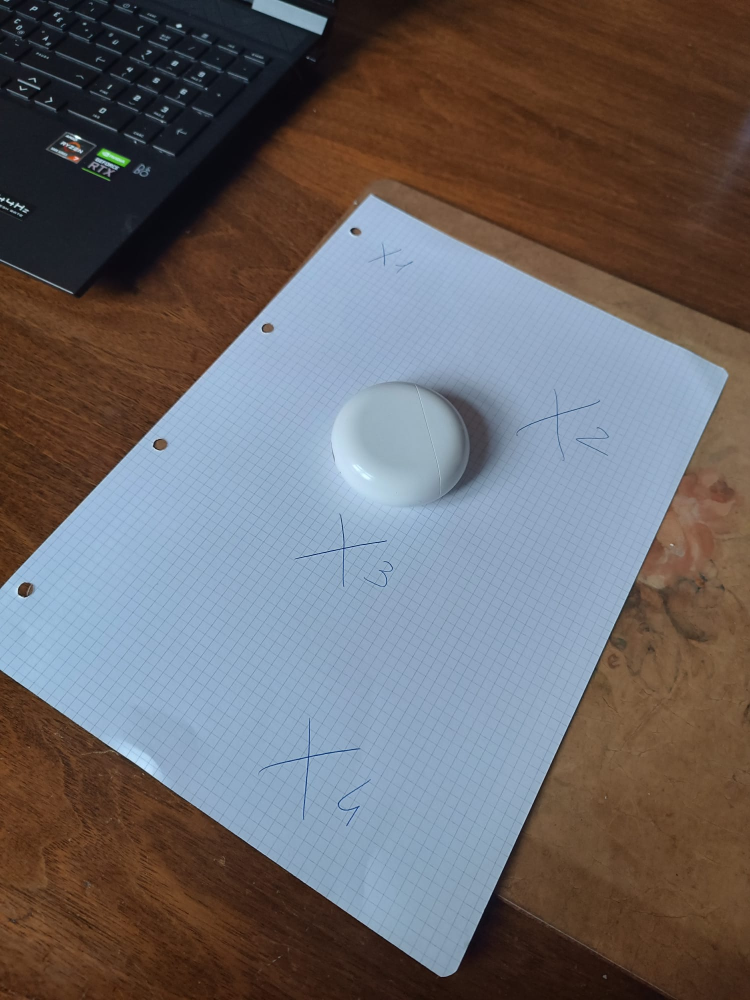
#> input picture images/paper_1.jpg, 1500 x 2000 px (shown at 1/2 size)
$ jupyter execute --allow-errors '2_Rigid and perspective transformations in homogeneous coordinates.ipynb'   (shell and % lines are left out)
#> lines starting #> are read from the running program, lines starting #| are printed output that depends on the picture
### utilis.py
import cv2
import numpy as np
import itertools as it
import scipy.optimize as coolNonLinOptimizer
import matplotlib as plt
import math

#Pi that converts from homogeneous to inhomogeneous coordinates
def Pi(points_homogenous):
    points_inhomogenous = points_homogenous[:-1] / points_homogenous[-1]
    return points_inhomogenous

#PiInv that converts from inhomogeneous to homogeneous coordinates
def PiInv(points_inhomogeneous):
    points_homogeneous=np.vstack((points_inhomogeneous, np.ones(points_inhomogeneous.shape[1])))
    return points_homogeneous

#Construction of 3D points to simulate the projection
def box3d(n: int):
    """
        Description:
    -The box3d function generates a set of 3D coordinates forming a box with lines through its edges and a cross through the middle.

        Parameters:
    - number of points in 3D to convert

    Returns:
    - 15xn 3D points (3, 15xn)
    """
#> called with n = 16
    points = []
    N = tuple(np.linspace(-1, 1, n))
    for i, j in [(-1, -1), (-1, 1), (1, 1), (0, 0)]:
        points.extend(set(it.permutations([(i, )*n, (j, )*n, N])))
    return np.hstack(points)/2

#Returning the projection matrix
def getProjection_Matrix(K: np.ndarray, R: np.ndarray, t: np.ndarray):

    """
        Parameters:
    - K: Camera matrix (3x3)
    - R: Rotation matrix (3x3)
    - t: Translation vector (3x1)

    Returns:
    - P: projection matrix (3x4)
    """
    Rt = np.concatenate((R, t), axis=1)
    P = K @ Rt
    return P

#distorsion function given the projection matrix and the distorsion coefficient
def distort(P, distCoeffs):
    P = Pi(P)
    r = np.linalg.norm(P, axis=0)
    dr = np.zeros(r.shape)
    power = 2
    for k in distCoeffs:
        dr += k * pow(r, power)
        power += 2

    return PiInv(P * (1 + dr))

# [11 lines left out: function projected_points_with_P, not called in this run]

#Projection points with distortion
def projectpoints(K:np.ndarray, R: np.ndarray, t: np.ndarray, Q: np.ndarray, distCoeffs=[], dist = False):
    """
        Parameters:
    - K: Camera matrix (3x3)
    - R: Rotation matrix (3x3)
    - t: Translation vector (3x1)
    - Q: 3xN matrix representing N 3D points in columns
    - distCoeffs: List of distortion coefficients ([])
    - dist: boolean to decide if the distortion is applied

    Returns:
    - 2xN matrix representing the projected 2D points in columns.
    """
    transformation_matrix = np.concatenate((R, t), axis=1)
    projection_matrix = transformation_matrix@PiInv(Q)
    if dist == True:
        distortion = distort(projection_matrix, distCoeffs)
        projection_points = K@distortion
    else:
        projection_points = K@projection_matrix
    return Pi(projection_points)

# [303 lines left out: functions undistortImage, homography_mapping, normalize2d, hest, crossOp, get_B and 5 more, not called in this run]

def epipolar_line(F, q1):
    # returns epipolar line of q1 in camera 2
    return F@q1
#Given 3D points and 2D points, find the Projection Matrix
# [267 lines left out: functions pest, compute_rmse, checkerboard_points, estimate_homographies, estimate_b, form_vi and 5 more, not called in this run]

def gaussian(x,sigma):
    return np.exp(-x**2 / (2*sigma**2))

def gausDerivative(x,sigma):
    return -(x/sigma)*gaussian(x,sigma)

#Smoothing an Image
# [84 lines left out: functions gaussian_smoothing, structure_tensor, harris_measure, corner_detector, not called in this run]

def edge_detection(im, lower_thr, upper_thr):
    edges = cv2.Canny(im, lower_thr, upper_thr)
    return edges

############################################################################
#RANSAC

# Create a line from 2 points
# [460 lines left out: functions est_line, is_inliner, consensus, drawTwo, pca_line, RANSAC_epsilon and 12 more, not called in this run]
#########Second method################
def SampsonsDistance(F, q1, q2):
    return (q2.T@F@q1)**2 / ((q2.T@F)[0][0]**2 + (q2.T@F)[0][1]**2 + (F@q1)[0][0]**2 + (F@q1)[1][0]**2)

# [255 lines left out: functions get_inliers, Fest_8point_A, ransac, sample, get_inliers, ransac and 7 more, not called in this run]

### 2_Rigid and perspective transformations in homogeneous coordinates.ipynb
In these exercises we will assume a modern camera with completely square pixels. What are the
skew parameters then?

The skew parameters typically include:

Horizontal Skew (α): This parameter represents the angle of rotation around the horizontal axis, causing horizontal lines in the scene to appear slanted in the captured image.

Vertical Skew (β): This parameter represents the angle of rotation around the vertical axis, causing vertical lines in the scene to appear slanted in the captured image.

Exercise 2.1
Reuse the box3d function from last week. Assume that f = 600, α = 1, β = 0, and δx = δy = 400.
Given a traditional camera, what is the resolution in pixels?
Also assume R = I, and t = [0, .2, 1.5]T. Use projectpoints from last week, to project the
points.
Are all the points are captured by the image sensor?
Where does the corner P1 = [−0.5,−0.5,−0.5] project to?

[cell 1]
import cv2
import matplotlib.pyplot as plt
import numpy as np
import itertools as it
import utilis

[cell 2]
t=np.array([[0],[.2], [1.5]])
K = np.array([[600, 0, 400], [0, 600, 400], [0, 0, 1]])
R = np.eye(3)
Q= np.array([[-0.5,-0.5,-0.5]]).T
print(utilis.projectpoints(K, R, t, Q))


P = utilis.getProjection_Matrix(K, R, t)
print(P)

Q = utilis.box3d(16)
q = utilis.projectpoints(K, R, t, Q)
#> (the rest of this cell did not finish here and is left out)

Create a new or change your function projectpoints to a version that also takes distCoeffs as
an input. The list distCoeffs should contain the distortion coefficients [k3, k5, k7, . . . ]. Make the
function work for at least 3 coefficients.
Test your function with the same setup as in Exercise 2.1 and but assume that the distortion is
Δr(r) = −0.2r2 .

[cell 3]
def projectpoints(K, R, t, Q, distCoeffs=[]):
    transformation_matrix = np.concatenate((R, t), axis=1)
    projection_matrix = transformation_matrix@utilis.PiInv(Q)
    distortion = utilis.distort(projection_matrix, distCoeffs)
    projection_points = K@distortion
    return utilis.Pi(projection_points)

[cell 4]
def projectpoints(K:np.ndarray, R: np.ndarray, t: np.ndarray, Q: np.ndarray, distCoeffs=[], dist = False):
    """
        Parameters:
    - K: Camera matrix (3x3)
    - R: Rotation matrix (3x3)
    - t: Translation vector (3x1)
    - Q: 3xN matrix representing N 3D points in columns
    - distCoeffs: List of distortion coefficients ([])
    - dist: boolean to decide if the distortion is applied

    Returns:
    - 2xN matrix representing the projected 2D points in columns.
    """
    transformation_matrix = np.concatenate((R, t), axis=1)
    projection_matrix = transformation_matrix@utilis.PiInv(Q)
    if dist == True:
        distortion = utilis.distort(projection_matrix, distCoeffs)
        projection_points = K@distortion
        print(distortion.shape)
    else:
        projection_points = K@projection_matrix
    return utilis.Pi(projection_points)

[cell 5]
# Define distortion coefficients for ∆r(r) = -0.2r2
distCoeffs = [-0.2]

# Use the updated function with your existing setup
projected_points = projectpoints(K, R, t, Q, distCoeffs, True)

print("Projected points with distortion correction:", projected_points.shape)

Q = utilis.box3d(16)
q = projectpoints(K, R, t, Q, distCoeffs)
plt.scatter(q[0,:], q[1,:])
plt.show()
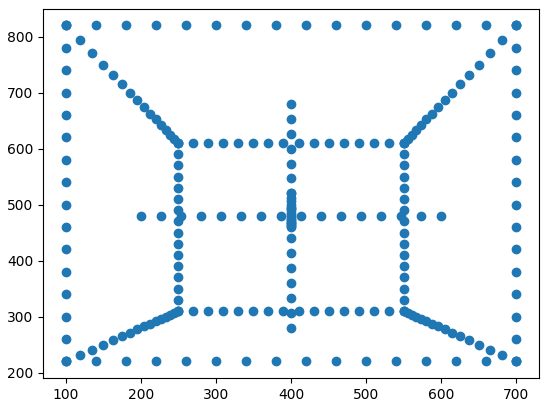
#> figure drawn by matplotlib, 1 panel

Are all the points captured by the image sensor?

Plot the results and try changing the distortion coefficients. Do they behave as they should?

Exercise 2.3
Download the following image:
https://people.compute.dtu.dk/mohan/02504/gopro_robot.jpg
The image has been captured using a GoPro. Assume that the focal length is 0.455732 times the
image width, and a reasonable guess of principal point, α, and β. The distortion coefficients are
k3 = −0.245031, k5 = 0.071524, k7 = −0.00994978
What is K?

[cell 6]
image = cv2.imread("images/gopro_robot.jpg")
#> (the rest of this cell did not finish here and is left out)

#> (a cell that did not finish here is left out)

The distortion coefficient do not affect the camera matrix, but they are multiplied with the projection matrix

Exercise 2.4
Implement a function undistortImage that takes an image, a camera matrix, and distortion
coefficients and returns an undistorted version of the same image. Use the following as an outline
of your function

    Undistorts an image given camera matrix and distortion coefficients.

    Args:
        im: Input image (as a NumPy array).
        K: Camera intrinsic matrix (3x3).
        distCoeffs: Distortion coefficients (1xn).

    Returns:
        Undistorted image.

[cell 8]
def undistortImage(im, K, distCoeffs):

    # Create a grid of normalized pixel coordinates
    x, y = np.meshgrid(np.arange(im.shape[1]), np.arange(im.shape[0]))
    p = np.stack((x, y, np.ones(x.shape))).reshape(3, -1)  # Homogeneous coordinates

    # Apply camera matrix to transform points to normalized image coordinates
    q = np.linalg.inv(K) @ p

    # Apply inverse distortion model
    q_d = utilis.distort(q, distCoeffs)
    p_d = K @ q_d

    # Reshape and convert to float32 for remapping
    x_d = p_d[0].reshape(x.shape).astype(np.float32)
    y_d = p_d[1].reshape(y.shape).astype(np.float32)

    # Sanity check (ensure homogeneous coordinates are valid)
    assert (p_d[2] == 1).all(), 'You did a mistake somewhere'

    # Apply remapping to get the undistorted image
    im_undistorted = cv2.remap(im, x_d, y_d, cv2.INTER_LINEAR)

    return im_undistorted

[cell 9]
#Test undistorted image
distCoeffs= [-0.245031, 0.071524, -0.00994978]
#> (the rest of this cell did not finish here and is left out)

### 2.5 Homography
Given four points on a plane, use a given homography matrix to map the points to an image plane.

(The advantage of knowing the plane coordinates for the points is that we can use the 3x3 H matrix, instead of the 3x4 projection matrix.)

[cell 10]
# Define all points and H matrix.
p1 = np.array([[1, 1]]).T
p2 = np.array([[0, 3]]).T
p3 = np.array([[2, 3]]).T
p4 = np.array([[2, 4]]).T
points = np.array([p1, p2, p3, p4])
print(points)
H = np.array([[-2, 0, 1], [1, -2, 0], [0, 0, 3]])

[cell 11]
def homography_mapping(q, H):
    ''' Calculats mapping to image plane, given H matrix.
    Nb! Assumes q is homogenous coordinate!'''
    return utilis.Pi(H@q)

q2 = np.array([[1, 0, 2, 2], [1, 3, 3, 4]])
q2 = utilis.PiInv(q2)
print(q2.shape)
q1= homography_mapping(q2,H)
print(q1)

Homographies: Exercise 2.6
Create a function hest that takes two sets of points in 2D, q1 and q2, and returns the estimated
homography matrix using the linear algorithm.
Test your function by using the points from the exercise above. Do you get the exact same numbers
in your homography, or are they scaled? Explain why this is fine. You should obtain the same homography, but multiplied with a scalar such that ∥H∥F =1

### 2.6 Estimate H - matrix
H matrix is a 3x3 matrix, but as it is scale invariant it has 8 degrees of freedom. Using 4 pais of (x,y) plane-points, we can therefor estimate H (as each pair implies 2 restrictions).
1. Calculate the B matrix = [B1, B2, B3, ...].T - one for each pair of point, by using kronecker and crossup operations.
2. Use SVD to solve the B flatten(H).T = 0 system (Ax = 0), by imposing that ||x|| = 1, to avoid the trivial solution.

[cell 12]
def format_H_to_solution(H):
    ''' Helper function to scale H to appropriate value'''
    return H*(-2/H[0][0])

def normalize2d(q):
    """
    Normalize 2D points.

    q : 2 x n, 2D points
    qn : 2 x n, normalized 2D points
    """
    if q.shape[0] != 2:
        raise ValueError("q must have 2 rows")
    if q.shape[1] < 2:
        raise ValueError("At least 2 points are required to normalize")

    mu = np.mean(q, axis=1).reshape(-1, 1)
    mu_x = mu[0].item()
    mu_y = mu[1].item()
    std = np.std(q, axis=1).reshape(-1, 1)
    std_x = std[0].item()
    std_y = std[1].item()
    Tinv = np.array([[std_x, 0, mu_x], [0, std_y, mu_y], [0, 0, 1]])
    T = np.linalg.inv(Tinv)
    qn = T @ utilis.PiInv(q)
    qn = utilis.Pi(qn)
    return qn, T

def hest(q1, q2, normalize=False):
    """
    Calculate the homography matrix from n sets of 2D points
    q1 : 2 x n, 2D points in the first image
    q2 : 2 x n, 2D points in the second image
    H : 3 x 3, homography matrix
    """
#> called with q1 = array of shape (2, 4), q2 = array of shape (2, 4), normalize = True
    if q1.shape[1] != q2.shape[1]:
        raise ValueError("Number of points in q1 and q2 must be equal")
    if q1.shape[1] < 4:
        raise ValueError(
            "At least 4 points are required to estimate a homography"
        )
    if q1.shape[0] != 2 or q2.shape[0] != 2:
        raise ValueError("q1 and q2 must have 2 rows")

    if normalize:
        q1, T1 = normalize2d(q1)
        q2, T2 = normalize2d(q2)

    n = q1.shape[1]
    B = []
    for i in range(n):
        x1, y1 = q1[:, i]
        x2, y2 = q2[:, i]
        Bi = np.array(
            [
                [0, -x2, x2 * y1, 0, -y2, y2 * y1, 0, -1, y1],
                [x2, 0, -x2 * x1, y2, 0, -y2 * x1, 1, 0, -x1],
                [-x2 * y1, x2 * x1, 0, -y2 * y1, y2 * x1, 0, -y1, x1, 0],
            ]
        )
        B.append(Bi)
    # with np.printoptions(precision=3, suppress=True):
    #     print("B:", B)
    B = np.array(B).reshape(-1, 9)
    U, S, Vt = np.linalg.svd(B)
    H = Vt[-1].reshape(3, 3)
    H = H.T
    if normalize:
        H = np.linalg.inv(T1) @ H @ T2
    return H

q2 = np.array([[1, 0, 2, 2], [1, 3, 3, 4]])
q1 = np.array([[-0.33333333, 0.33333333, -1, -1], [-0.33333333, -2, -1.33333333, -2]])
H_est = hest(q1, q2, True)

print("Q1")
print(q1)
print("Q2")
print(q2)
print("Given H")
print(H)
print("H estimated")
print(H_est)

print('error with norm: ', np.linalg.norm(H_est))

Improve your hest function by adding an option (normalize=true/false) to normalize the points
with normalize2d before estimating the homography. Apply the T matrices to the estimated H
so the estimated homography still operates on non-normalized points.

Generate 100 random 2D points, and a random homography. Map the points using the homography, and use hest to estimate the homography from the points. You can use the following code
as a starting point:

[cell 13]
q2 = np.random.randn(2, 100)
q2h = np.vstack((q2, np.ones((1, 100))))
H_true = np.random.randn(3, 3)
q1h = H_true @ q2h
q1 = utilis.Pi(q1h)

H_est = hest(q1, q2, True)
print("True Homography: \n", H_true / np.linalg.norm(H_true, "fro"))
print("Estimated Homography: \n", H_est)
print('error without norm: ', np.linalg.norm(H_true - H_est))

Take a piece of paper and draw at least four ×-marks on it in random locations. Make sure to
number them.
Put a small object on top of the paper, and use your phone to take pictures of your paper from
two different viewpoints (A and B) Get the x, y coordinates of your ×-marks in image coordinates.
You can get the coordinates of clicked points with plt.ginput

[cell 14]
def load_and_annotate(image_path):
#> called with image_path = 'images/paper_1.jpg'
    image = cv2.imread(image_path)
#> image is the input picture: shape (2000, 1500, 3); mean B, G, R 104.2, 102.4, 106.8
    image = cv2.cvtColor(image, cv2.COLOR_BGR2RGB)  # Convert BGR to RGB
    plt.imshow(image)
    plt.axis('on')
    points = plt.ginput(4)  # Assuming you want to select 4 points
    plt.close()
    return points
# Load and annotate Image A
points_A = load_and_annotate('images/paper_1.jpg')

# Load and annotate Image B
points_B = load_and_annotate('images/paper_2.jpg')
# Print the coordinates
for i, (x, y) in enumerate(points_A):
    print(f"Point {i+1}: ({x}, {y})")
for i, (x, y) in enumerate(points_B):
    print(f"Point {i+1}: ({x}, {y})")

points_A
